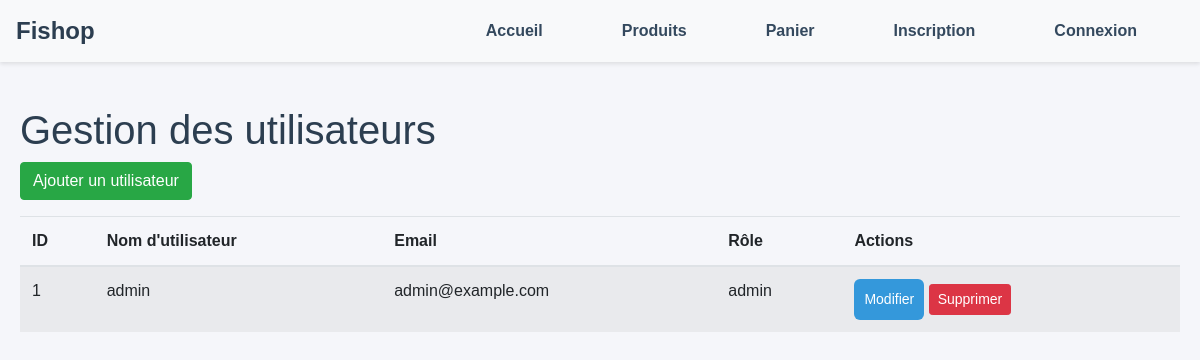
Page /admin/users.php on the earlier database version.
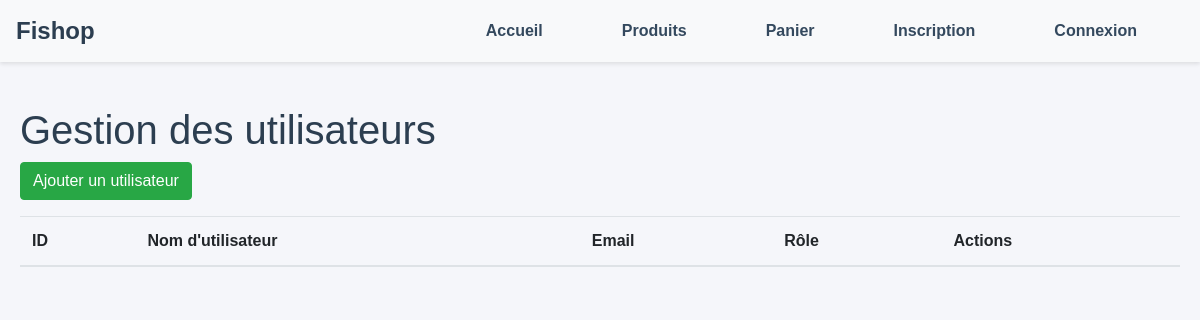
Same page on the later database version.
### tables this page shows
CREATE TABLE `users` (
  `id` int(11) NOT NULL,
  `username` varchar(50) NOT NULL,
  `email` varchar(100) NOT NULL,
  `password` varchar(255) NOT NULL,
  `role` enum('admin','user') DEFAULT 'user',
  `created_at` timestamp NOT NULL DEFAULT current_timestamp()
);

### admin/users.php (the view, shortened to what this page needs)
<?php
try {
    $database = new Database();
    $conn = $database->getConnection();
    $sql = "SELECT * FROM users";
    $stmt = $conn->prepare($sql);
    $stmt->execute();
    $result = $stmt;
?>
<!DOCTYPE html>
<html lang="fr">
<head>
    <link rel="stylesheet" href="https://stackpath.bootstrapcdn.com/bootstrap/4.5.2/css/bootstrap.min.css">
    <link rel="stylesheet" href="/ecommerce/public/css/style.css">
</head>
<body>
    <?php include __DIR__ . '/../includes/navbar.php'; ?>
    <div class="container mt-4">
        <h1>Gestion des utilisateurs</h1>
        <div class="mb-3">
            <a href="user-add.php" class="btn btn-success">Ajouter un utilisateur</a>
        </div>
        <table class="table table-striped">
            <thead>
                <tr>
                    <th>ID</th>
                    <th>Nom d'utilisateur</th>
                    <th>Email</th>
                    <th>Rôle</th>
                    <th>Actions</th>
                </tr>
            </thead>
            <tbody>
                <?php while ($user = $result->fetch(PDO::FETCH_ASSOC)): ?>
                    <tr>
                        <td><?php echo htmlspecialchars($user['id']); ?></td>
                        <td><?php echo htmlspecialchars($user['username']); ?></td>
                        <td><?php echo htmlspecialchars($user['email']); ?></td>
                        <td><?php echo htmlspecialchars($user['role']); ?></td>
                        <td>
                            <a href="user-edit.php?id=<?php echo $user['id']; ?>" class="btn btn-sm btn-primary">Modifier</a>
                            <a href="user-delete.php?id=<?php echo $user['id']; ?>" class="btn btn-sm btn-danger" onclick="return confirm('Êtes-vous sûr de vouloir supprimer cet utilisateur ?')">Supprimer</a>
                        </td>
                    </tr>
                <?php endwhile; ?>
            </tbody>
        </table>
    </div>
</body>
</html>
<?php
} catch (Exception $e) {
    error_log($e->getMessage());
    echo '<div class="alert alert-danger">Une erreur est survenue. Veuillez réessayer plus tard.</div>';
} finally {
    $conn = null;
}
?>

Differences in the rows shown:
removed users: id "1", username "admin", email "admin@example.com", role "admin"
